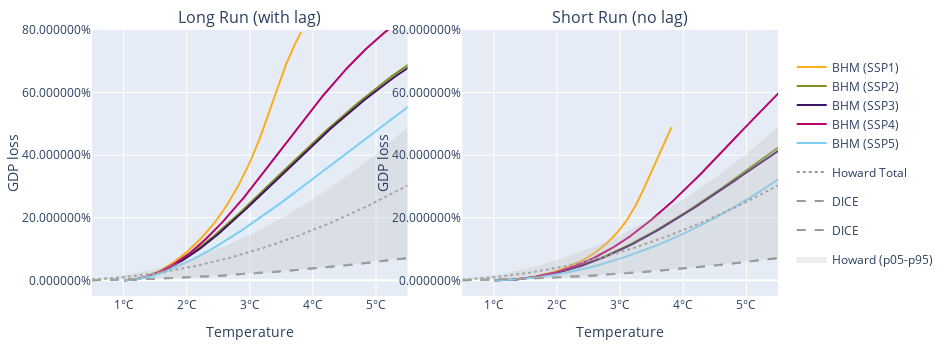

Here is the notebook cell this chart was saved with:
### Markdown cell above
### Damage functions

### Code cell
temperatures = np.linspace(0.5, 5.5, 100)
SSPs = ['SSP1', 'SSP2', 'SSP3', 'SSP4', 'SSP5']

fig = make_subplots(1,2, subplot_titles=('Long Run (with lag)', 'Short Run (no lag)'), horizontal_spacing=0.08)
for SSP in SSPs:
    color = colors_SSPs[SSP]
    fig.add_scatter(x=Burke_damage_data.loc[(1, SSP), 'temperature'].values, y=Burke_damage_data.loc[(1, SSP), 'damage'].values, line_color=color, name=f'BHM ({SSP})', legendgroup='BHM', row=1, col=1)
    fig.add_scatter(x=Burke_damage_data.loc[(0, SSP), 'temperature'].values, y=Burke_damage_data.loc[(0, SSP), 'damage'].values, line_color=color, name=f'BHM ({SSP})', legendgroup='BHM', showlegend=False, row=1, col=2)

for col in [1,2]:
    fig.add_scatter(x=temperatures, y=damages['damageHowardTotal'](temperatures), name='Howard Total', line={'color': '#999', 'dash': 'dot'}, showlegend=col==1, row=1, col=col)
    fig.add_scatter(x=temperatures, y=damages['damageDICE'](temperatures), name='DICE', line={'color': '#999', 'dash': 'dash'}, showlegend=col==1, row=1, col=col)
    fig.add_scatter(x=temperatures, y=damages['damageDICE'](temperatures), name='DICE', line={'color': '#999', 'dash': 'dash'}, showlegend=col==1, row=1, col=col)
    
    howard_p05, howard_p95 = 0.195, 1.293
    tippingpoints_factor = 1.25
    dmg_howard_extra = lambda a, temperatures: tippingpoints_factor * (a/100) * temperatures**2
    fig.add_scatter(
        x=np.concatenate([temperatures, temperatures[::-1]]), 
        y=np.concatenate([dmg_howard_extra(howard_p05, temperatures), dmg_howard_extra(howard_p95, temperatures[::-1])]),
        fill='toself', line={'color': 'rgba(0,0,0,0)', 'width': 0}, fillcolor='rgba(0.75,0.75,0.75,0.3)',
        name='Howard (p05-p95)', showlegend=col==1, row=1, col=col
    )
    
fig.update_yaxes(range=[-0.05, 0.8], title='GDP loss', tickformat='%', title_standoff=0)
fig.update_xaxes(range=[0.5, 5.5], ticksuffix='°C', title='Temperature', dtick=1)
    
fig.update_layout(
    legend_y=0.5, width=950, height=350, margin={'l': 20, 'r': 30, 'b': 30, 't': 30}
)
fig.show()
